Frame 1 (no input): blank canvas, image omitted
Frame 60 (no input): blank canvas, image omitted
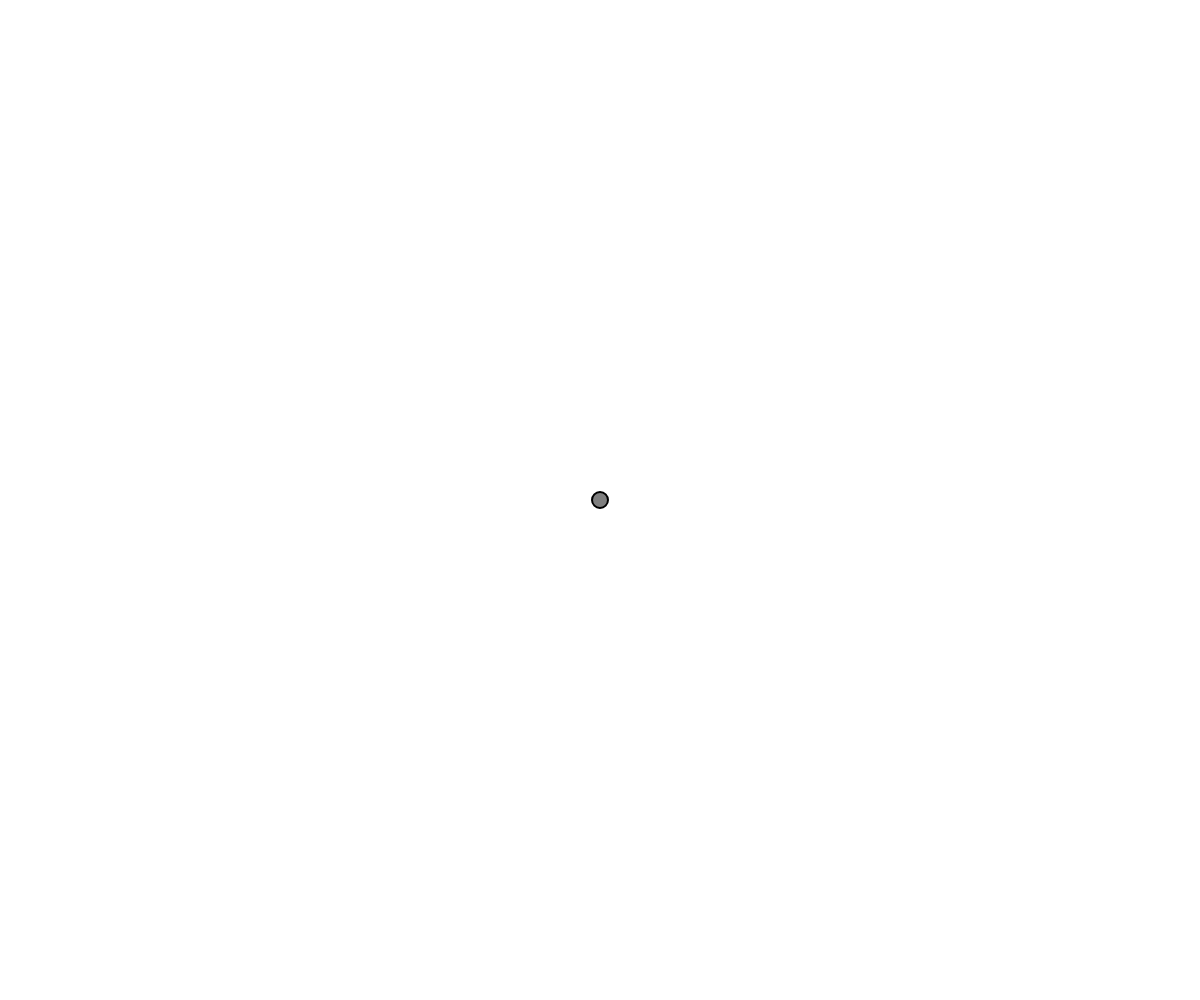
Frame 120 (the mouse pressed at the canvas centre since frame 60)

The p5.js sketch whose frames 1 and 60 were blank and that drew this single picture after the mouse press (run headless with seeded random() and noise() and a simulated clock; from frame 60 on, the mouse is pressed at the canvas centre):

// p5.js sketch
// ── sketch.js
let startMouse;
let endMouse;

function setup() {
  // put setup code here
  this.chairs = [];
  createCanvas(window.innerWidth, window.innerHeight);
}

function mousePressed(e) {
  endMouse = null;
  startMouse = createVector(e.clientX, e.clientY);
  const chair = new Chair(1, startMouse.x, startMouse.y);
  this.chairs.push(chair);
}

function mouseReleased(e) {
  endMouse = createVector(e.clientX, e.clientY);
  //create a new chair @ end position
  const chair = this.chairs[this.chairs.length - 1];
  //apply force in the direction of the mouse
  const throwForce = p5.Vector.sub(endMouse, startMouse);
  const mag = throwForce.mag();
  const maxForce = 100;
  throwForce.normalize().mult(Math.min(maxForce, (mag / maxForce) * maxForce));

  chair.applyForce(throwForce);

  startMouse = null;
}

function draw() {
  // put drawing code here
  clear();
  if (startMouse) {
    line(startMouse.x, startMouse.y, mouseX, mouseY);
  }

  for (var i = 0; i < this.chairs.length; i++) {
    const mover = this.chairs[i];
    const frictionFactor = -0.21;
    const friction = mover.velocity.copy();

    friction.mult(frictionFactor);

    mover.applyForce(friction);
    mover.update();
    mover.display();
    mover.checkEdges();
  }
}

// ── chair.js
class Chair {
  constructor(mass, x, y) {
    this.position = createVector(x, y);
    this.velocity = createVector();
    this.acceleration = createVector();
    this.mass = mass;
  }

  applyForce(force) {
    var f = p5.Vector.div(force, this.mass);
    this.acceleration.add(f);
  }

  checkEdges() {
    const dampening = -0.98;
    if (this.position.x > width) {
      this.position.x = width;
      this.velocity.x *= dampening;
    } else if (this.position.x < 0) {
      this.position.x = 0;
      this.velocity.x *= dampening;
    }
    if (this.position.y > height) {
      this.position.y = height;
      this.velocity.y *= dampening;
    } else if (this.position.y < 0) {
      this.position.y = 0;
      this.velocity.y *= dampening;
    }
  }

  update() {
    this.velocity.add(this.acceleration);
    this.position.add(this.velocity);
    this.acceleration.mult(0);
  }

  display() {
    stroke(0);
    strokeWeight(2);
    fill(127);
    ellipse(this.position.x, this.position.y, this.mass * 16, this.mass * 16);
  }
}
